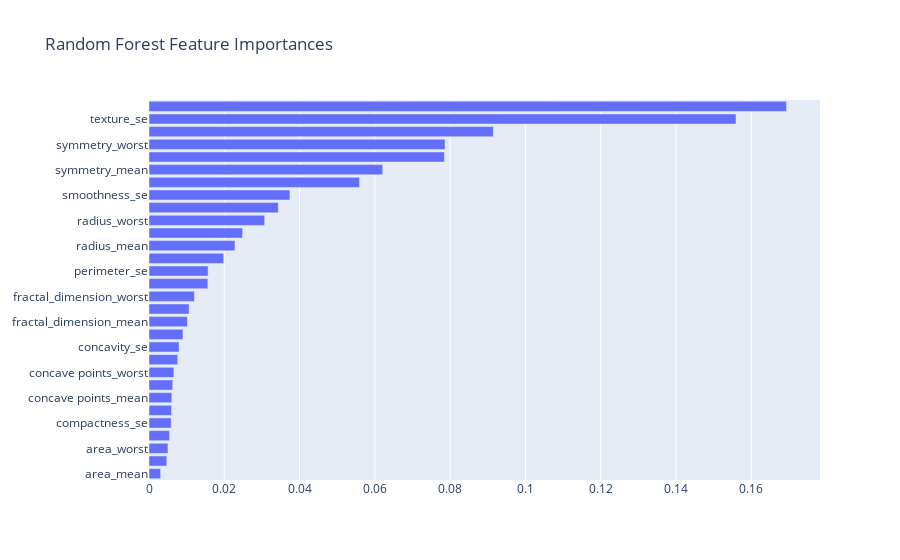

Write notebook code for a chart like this one.
### Code cell
import plotly.graph_objs as go
import seaborn as sns
import matplotlib.pyplot as plt

# Get feature importances and create dataframe
importances = rf.feature_importances_
features = X_train.columns
importances_df = pd.DataFrame({'Feature': features, 'Importance': importances})

# Create horizontal bar chart using Plotly
fig = go.Figure()
fig.add_trace(go.Bar(
    x=importances_df['Importance'].sort_values(ascending=True),
    y=importances_df['Feature'].sort_values(ascending=True),
    orientation='h'))
fig.update_layout(title='Random Forest Feature Importances')
fig.show()

# Create horizontal bar chart using Seaborn
plt.figure(figsize=(10, 8))
sns.set_style('whitegrid')
sns.barplot(x='Importance', y='Feature', data=importances_df.sort_values('Importance', ascending=False))
plt.title('Random Forest Feature Importances')
plt.show()

### Figure 1 — Plotly figure (JSON) as saved in the notebook; plotly's stock layout.template omitted (floating-point values rounded to 4 significant figures)
{"data": [{"orientation": "h", "type": "bar", "x": [0.003082, 0.004726, 0.00504, 0.005472, 0.005889, 0.00599, 0.006057, 0.006312, 0.006612, 0.007628, 0.007986, 0.009025, 0.01018, 0.01066, 0.01206, 0.01563, 0.0157, 0.01984, 0.02283, 0.02487, 0.03072, 0.03435, 0.03744, 0.05595, 0.06208, 0.07847, 0.07865, 0.09147, 0.1559, 0.1693], "y": ["area_mean", "area_se", "area_worst", "compactness_mean", "compactness_se", "compactness_worst", "concave points_mean", "concave points_se", "concave points_worst", "concavity_mean", "concavity_se", "concavity_worst", "fractal_dimension_mean", "fractal_dimension_se", "fractal_dimension_worst", "perimeter_mean", "perimeter_se", "perimeter_worst", "radius_mean", "radius_se", "radius_worst", "smoothness_mean", "smoothness_se", "smoothness_worst", "symmetry_mean", "symmetry_se", "symmetry_worst", "texture_mean", "texture_se", "texture_worst"]}], "layout": {"title": {"text": "Random Forest Feature Importances"}}}
